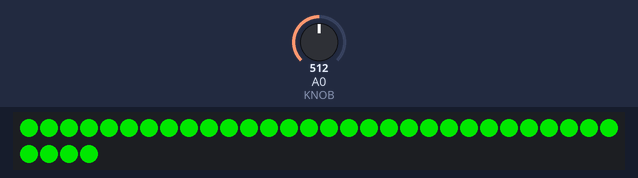
A sketch run on a simulated Arduino Uno, built with avr-gcc and run on an emulated ATmega328P. On the bench: 34 RGB LEDs in strip order, left to right, continuing on the next row. The test bench sets the inputs (shaded band); at power-on: A0 (KNOB) = 512. Dim RGB values are drawn brighter than linear; the strip is taken to match the declared colour order.

Above: at 1.02 s.
1.3 s: A0 (KNOB) set to 240
2.8 s: A0 (KNOB) set to 12
5.8 s: A0 (KNOB) set to 260
At 6.6 s:
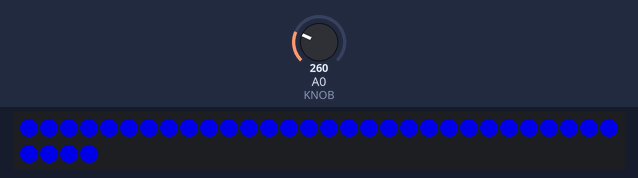
7.6 s: A0 (KNOB) set to 0
Timing chart, 0 to 10.3 s (numbered marks = the images above; inputs shaded):
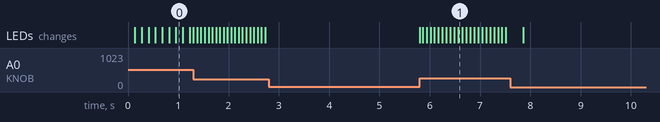

The sketch:

Hypno_Bucket.ino
```cpp
#include <Adafruit_NeoPixel.h>

#define KNOB A0
#define STRIP_PIN 8

#define BRIGHTNESS 180

int stripLen = 34;
int timeDelay = 100;
unsigned long currentMillis = 0;
unsigned long previousMillis = 0;
unsigned long stepMillis = 1000;
int knobValue = 0;
int toggleRedBlue = 0;

#define MINSTEP 22 // 45 hz
#define MAXSTEP 250 // 4 hz


Adafruit_NeoPixel strip = Adafruit_NeoPixel(stripLen, STRIP_PIN, NEO_RGB + NEO_KHZ800);

void setup() {
  // put your setup code here, to run once:
  //pinMode(STRIP_PIN, OUTPUT);
  pinMode(KNOB, INPUT);

  strip.begin();
  strip.show();
  strip.setBrightness(BRIGHTNESS );


}


void loop() {
  // put your main code here, to run repeatedly:
  //strip.setPixelColor(random(8), random(255), random(255), random(255));

  currentMillis = millis();

  //Gets Input and
  knobValue = analogRead(KNOB);
  stepMillis = map(knobValue, 0, 1023, MINSTEP, MAXSTEP);

 if  (currentMillis - previousMillis >= stepMillis) {
  previousMillis = currentMillis;
  if (toggleRedBlue == 0 ) {
    // do RED
    for(int pixel = 0; pixel < stripLen; pixel ++ ) {
      strip.setPixelColor( pixel, 0, 255, 0 );
    }
    strip.show();
    toggleRedBlue = 1;
  } else {
    // do Blue
    for(int pixel = 0; pixel < stripLen; pixel ++ ) {
      strip.setPixelColor( pixel, 0, 0 , 255 );
    }
    strip.show();
    toggleRedBlue = 0;
    }
 }


}
```

Measured:
- after the input at 2.8 s, every drawn part: stays the same
- after the input at 5.8 s, the LEDs: change at once (image 1)
